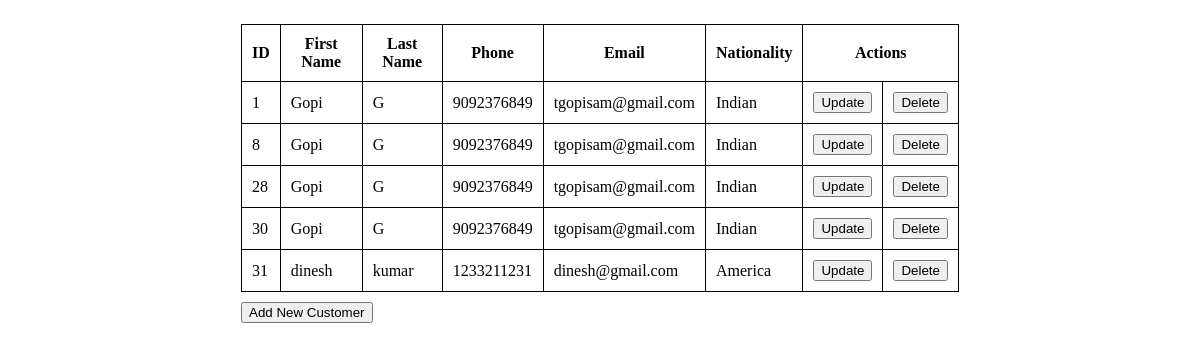
The page /ecommerce/views/ on the database as committed earlier.
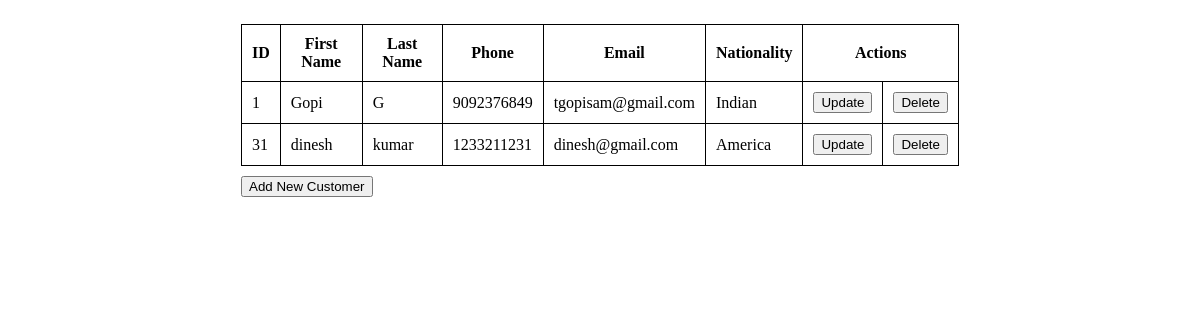
The same page on the database as committed later.
### ecommerce_app/models.py (models this page shows, shortened)
class Customer(models.Model):
    first_name = models.CharField(max_length=10)
    last_name = models.CharField(max_length=10)
    email = models.EmailField()
    phone = models.CharField(max_length=13)
    nationality = models.ForeignKey(Nationality,on_delete=models.CASCADE)

class Nationality(models.Model):
    country_name = models.CharField(max_length = 50)
    short_form = models.CharField(max_length = 10, default = "IND")
    def __str__(self) -> str:
        return f"{self.country_name}"

### ecommerce_app/views.py (the view)
# urls.py: path("views/",views.index),
def index(request):
    emp_all_details = Customer.objects.all()
    return render(request,"ecommerce_app/index.html",context={"emp_details":emp_all_details})

### templates/ecommerce_app/index.html (shortened to what this page needs)
<!DOCTYPE html>
<html>
    {% load static %}
    <head>
         <link rel="stylesheet" href = "{% static 'ecommerce_app/css/index.css' %}">
    </head>
    <body>
       <div class="main-container">
            <table >
                <thead>
                    <tr>
                        <th>ID</th>
                        <th>First Name</th>
                        <th>Last Name</th>
                        <th>Phone</th>
                        <th>Email</th>
                        <th>Nationality</th>
                        <th colspan="2">Actions</th>
                    </tr>
                </thead>
                <tbody>
                    {% for each_emp in emp_details %}
                        <tr>
                            <td>{{each_emp.id}}</td>
                            <td>{{each_emp.first_name}}</td>
                            <td>{{each_emp.last_name}}</td>
                            <td>{{each_emp.phone}}</td>
                            <td>{{each_emp.email}}</td>
                            <td>{{each_emp.nationality}}</td>
                            <td><a href="/ecommerce/update-customer/{{each_emp.id}}"><button>Update</button></a></td>
                            <td><a href="/ecommerce/delete-customer/{{each_emp.id}}"><button>Delete</button></a></td>
                        </tr>
                    {% endfor %}
                </tbody>
            </table>
            <a href="/ecommerce/customer-register/"><button type="button">Add New Customer</button></a>
       </div>
    </body>
</html>

Rows that differ between the two databases and show on the page:
removed Customer: id "8", first_name "Gopi", last_name "G", phone "9092376849", email "tgopisam@gmail.com", nationality "Indian"
removed Customer: id "28", first_name "Gopi", last_name "G", phone "9092376849", email "tgopisam@gmail.com", nationality "Indian"
removed Customer: id "30", first_name "Gopi", last_name "G", phone "9092376849", email "tgopisam@gmail.com", nationality "Indian"
